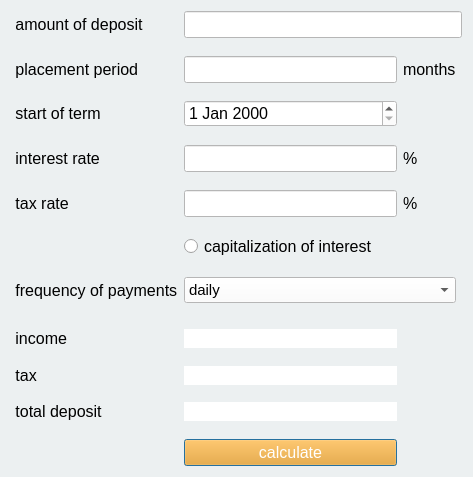
<?xml version="1.0" encoding="UTF-8"?>
<ui version="4.0">
 <class>DepositWindow</class>
 <widget class="QDialog" name="DepositWindow">
  <property name="geometry">
   <rect>
    <x>0</x>
    <y>0</y>
    <width>473</width>
    <height>477</height>
   </rect>
  </property>
  <property name="windowTitle">
   <string>Deposit calculator</string>
  </property>
  <property name="styleSheet">
   <string notr="true">QDialog{
	 background-color: rgb(236, 240, 241);
}</string>
  </property>
  <layout class="QGridLayout" name="gridLayout">
   <item row="11" column="1" colspan="2">
    <widget class="QRadioButton" name="caps_button">
     <property name="styleSheet">
      <string notr="true">QRadioButton {
  font-size: 16px;
  color: black;
}

</string>
     </property>
     <property name="text">
      <string>сapitalization of interest</string>
     </property>
    </widget>
   </item>
   <item row="4" column="1">
    <widget class="QDateEdit" name="input_date">
     <property name="styleSheet">
      <string notr="true">QDateEdit {
   color: black;
   font-size: 16px;
   background-color : white;
}
</string>
     </property>
    </widget>
   </item>
   <item row="2" column="0">
    <widget class="QLabel" name="result_show_2">
     <property name="font">
      <font>
       <pointsize>-1</pointsize>
       <bold>false</bold>
      </font>
     </property>
     <property name="layoutDirection">
      <enum>Qt::RightToLeft</enum>
     </property>
     <property name="styleSheet">
      <string notr="true">QLabel {
  font-size: 16px;
  color: black;
}

</string>
     </property>
     <property name="text">
      <string> placement period</string>
     </property>
    </widget>
   </item>
   <item row="2" column="1">
    <widget class="QLineEdit" name="period_input">
     <property name="font">
      <font>
       <pointsize>-1</pointsize>
       <bold>false</bold>
      </font>
     </property>
     <property name="styleSheet">
      <string notr="true">QLineEdit {
   color: black;
   font-size: 16px;
   background-color : white;
}
</string>
     </property>
     <property name="text">
      <string/>
     </property>
     <property name="placeholderText">
      <string/>
     </property>
    </widget>
   </item>
   <item row="10" column="1">
    <spacer name="verticalSpacer">
     <property name="orientation">
      <enum>Qt::Vertical</enum>
     </property>
     <property name="sizeHint" stdset="0">
      <size>
       <width>20</width>
       <height>40</height>
      </size>
     </property>
    </spacer>
   </item>
   <item row="17" column="0">
    <widget class="QLabel" name="result_show_14">
     <property name="font">
      <font>
       <pointsize>-1</pointsize>
       <bold>false</bold>
      </font>
     </property>
     <property name="layoutDirection">
      <enum>Qt::RightToLeft</enum>
     </property>
     <property name="styleSheet">
      <string notr="true">QLabel {
  font-size: 16px;
  color: black;
}

</string>
     </property>
     <property name="text">
      <string> tax</string>
     </property>
    </widget>
   </item>
   <item row="19" column="0">
    <widget class="QLabel" name="result_show_13">
     <property name="font">
      <font>
       <pointsize>-1</pointsize>
       <bold>false</bold>
      </font>
     </property>
     <property name="layoutDirection">
      <enum>Qt::RightToLeft</enum>
     </property>
     <property name="styleSheet">
      <string notr="true">QLabel {
  font-size: 16px;
  color: black;
}

</string>
     </property>
     <property name="text">
      <string> total deposit</string>
     </property>
    </widget>
   </item>
   <item row="9" column="0">
    <widget class="QLabel" name="result_show_4">
     <property name="font">
      <font>
       <pointsize>-1</pointsize>
       <bold>false</bold>
      </font>
     </property>
     <property name="layoutDirection">
      <enum>Qt::RightToLeft</enum>
     </property>
     <property name="styleSheet">
      <string notr="true">QLabel {
  font-size: 16px;
  color: black;
}

</string>
     </property>
     <property name="text">
      <string> tax rate</string>
     </property>
    </widget>
   </item>
   <item row="17" column="1">
    <widget class="QLabel" name="tax_show">
     <property name="font">
      <font>
       <pointsize>-1</pointsize>
       <bold>false</bold>
      </font>
     </property>
     <property name="styleSheet">
      <string notr="true">QLabel{   
  color: black;
   font-size: 16px;
   background-color : white;
}</string>
     </property>
     <property name="text">
      <string/>
     </property>
    </widget>
   </item>
   <item row="14" column="1">
    <spacer name="horizontalSpacer">
     <property name="orientation">
      <enum>Qt::Horizontal</enum>
     </property>
     <property name="sizeHint" stdset="0">
      <size>
       <width>40</width>
       <height>20</height>
      </size>
     </property>
    </spacer>
   </item>
   <item row="18" column="1">
    <spacer name="verticalSpacer_10">
     <property name="orientation">
      <enum>Qt::Vertical</enum>
     </property>
     <property name="sizeHint" stdset="0">
      <size>
       <width>20</width>
       <height>40</height>
      </size>
     </property>
    </spacer>
   </item>
   <item row="2" column="2">
    <widget class="QLabel" name="months">
     <property name="styleSheet">
      <string notr="true">QLabel {
  font-size: 16px;
  color: black;
}
</string>
     </property>
     <property name="text">
      <string>months</string>
     </property>
    </widget>
   </item>
   <item row="20" column="1">
    <spacer name="verticalSpacer_2">
     <property name="orientation">
      <enum>Qt::Vertical</enum>
     </property>
     <property name="sizeHint" stdset="0">
      <size>
       <width>20</width>
       <height>40</height>
      </size>
     </property>
    </spacer>
   </item>
   <item row="7" column="0">
    <widget class="QLabel" name="result_show_3">
     <property name="font">
      <font>
       <pointsize>-1</pointsize>
       <bold>false</bold>
      </font>
     </property>
     <property name="layoutDirection">
      <enum>Qt::RightToLeft</enum>
     </property>
     <property name="styleSheet">
      <string notr="true">QLabel {
  font-size: 16px;
  color: black;
}

</string>
     </property>
     <property name="text">
      <string> interest rate</string>
     </property>
    </widget>
   </item>
   <item row="13" column="1" colspan="2">
    <widget class="QComboBox" name="freq_of_pay">
     <property name="font">
      <font>
       <pointsize>-1</pointsize>
       <bold>false</bold>
      </font>
     </property>
     <property name="styleSheet">
      <string notr="true">QComboBox{
  color: black;
  font-size: 15px;
  background-color: white;
}
</string>
     </property>
     <item>
      <property name="text">
       <string>daily</string>
      </property>
     </item>
     <item>
      <property name="text">
       <string>monthly</string>
      </property>
     </item>
     <item>
      <property name="text">
       <string>quarterly</string>
      </property>
     </item>
     <item>
      <property name="text">
       <string>every six months</string>
      </property>
     </item>
     <item>
      <property name="text">
       <string>yearly</string>
      </property>
     </item>
     <item>
      <property name="text">
       <string>at the end of the period</string>
      </property>
     </item>
    </widget>
   </item>
   <item row="15" column="0">
    <widget class="QLabel" name="result_show_15">
     <property name="enabled">
      <bool>true</bool>
     </property>
     <property name="font">
      <font>
       <pointsize>-1</pointsize>
       <bold>false</bold>
      </font>
     </property>
     <property name="layoutDirection">
      <enum>Qt::RightToLeft</enum>
     </property>
     <property name="styleSheet">
      <string notr="true">QLabel {
  font-size: 16px;
  color: black;
}

</string>
     </property>
     <property name="text">
      <string> income</string>
     </property>
    </widget>
   </item>
   <item row="8" column="1">
    <spacer name="verticalSpacer_7">
     <property name="orientation">
      <enum>Qt::Vertical</enum>
     </property>
     <property name="sizeHint" stdset="0">
      <size>
       <width>20</width>
       <height>40</height>
      </size>
     </property>
    </spacer>
   </item>
   <item row="7" column="2">
    <widget class="QLabel" name="sign_2">
     <property name="font">
      <font>
       <pointsize>-1</pointsize>
       <bold>false</bold>
      </font>
     </property>
     <property name="layoutDirection">
      <enum>Qt::RightToLeft</enum>
     </property>
     <property name="styleSheet">
      <string notr="true">QLabel {
  font-size: 16px;
  color: black;
}

</string>
     </property>
     <property name="text">
      <string>%</string>
     </property>
    </widget>
   </item>
   <item row="7" column="1">
    <widget class="QLineEdit" name="interest_rate_input">
     <property name="font">
      <font>
       <pointsize>-1</pointsize>
       <bold>false</bold>
      </font>
     </property>
     <property name="styleSheet">
      <string notr="true">QLineEdit {
   color: black;
   font-size: 16px;
   background-color : white;
}
</string>
     </property>
     <property name="text">
      <string/>
     </property>
     <property name="placeholderText">
      <string/>
     </property>
    </widget>
   </item>
   <item row="6" column="1">
    <spacer name="verticalSpacer_6">
     <property name="orientation">
      <enum>Qt::Vertical</enum>
     </property>
     <property name="sizeHint" stdset="0">
      <size>
       <width>20</width>
       <height>40</height>
      </size>
     </property>
    </spacer>
   </item>
   <item row="9" column="2">
    <widget class="QLabel" name="sign">
     <property name="font">
      <font>
       <pointsize>-1</pointsize>
       <bold>false</bold>
      </font>
     </property>
     <property name="layoutDirection">
      <enum>Qt::RightToLeft</enum>
     </property>
     <property name="styleSheet">
      <string notr="true">QLabel {
  font-size: 16px;
  color: black;
}

</string>
     </property>
     <property name="text">
      <string>%</string>
     </property>
    </widget>
   </item>
   <item row="21" column="1">
    <widget class="QPushButton" name="pushButton_calculate">
     <property name="font">
      <font>
       <pointsize>-1</pointsize>
       <bold>false</bold>
      </font>
     </property>
     <property name="styleSheet">
      <string notr="true">QPushButton{
  font-size: 16px;
  color: white;
  background-color: rgb(255, 157, 3);
}
QPushButton::pressed{
  background-color: rgb(244, 129, 2);
}</string>
     </property>
     <property name="text">
      <string>calculate</string>
     </property>
    </widget>
   </item>
   <item row="13" column="0">
    <widget class="QLabel" name="result_show_9">
     <property name="enabled">
      <bool>true</bool>
     </property>
     <property name="font">
      <font>
       <pointsize>-1</pointsize>
       <bold>false</bold>
      </font>
     </property>
     <property name="layoutDirection">
      <enum>Qt::RightToLeft</enum>
     </property>
     <property name="styleSheet">
      <string notr="true">QLabel {
  font-size: 16px;
  color: black;
}

</string>
     </property>
     <property name="text">
      <string> frequency of payments</string>
     </property>
    </widget>
   </item>
   <item row="4" column="0">
    <widget class="QLabel" name="label">
     <property name="styleSheet">
      <string notr="true">QLabel {
  font-size: 16px;
  color: black;
}

</string>
     </property>
     <property name="text">
      <string> start of term</string>
     </property>
    </widget>
   </item>
   <item row="9" column="1">
    <widget class="QLineEdit" name="tax_rate_input">
     <property name="font">
      <font>
       <pointsize>-1</pointsize>
       <bold>false</bold>
      </font>
     </property>
     <property name="styleSheet">
      <string notr="true">QLineEdit {
   color: black;
   font-size: 16px;
   background-color : white;
}
</string>
     </property>
     <property name="text">
      <string/>
     </property>
     <property name="placeholderText">
      <string/>
     </property>
    </widget>
   </item>
   <item row="12" column="1">
    <spacer name="verticalSpacer_3">
     <property name="orientation">
      <enum>Qt::Vertical</enum>
     </property>
     <property name="sizeHint" stdset="0">
      <size>
       <width>20</width>
       <height>40</height>
      </size>
     </property>
    </spacer>
   </item>
   <item row="0" column="0">
    <widget class="QLabel" name="result_show">
     <property name="font">
      <font>
       <pointsize>-1</pointsize>
       <bold>false</bold>
      </font>
     </property>
     <property name="layoutDirection">
      <enum>Qt::RightToLeft</enum>
     </property>
     <property name="styleSheet">
      <string notr="true">QLabel {
  font-size: 16px;
  color: black;
}

</string>
     </property>
     <property name="text">
      <string> amount of deposit</string>
     </property>
    </widget>
   </item>
   <item row="19" column="1">
    <widget class="QLabel" name="total_deposit">
     <property name="font">
      <font>
       <pointsize>-1</pointsize>
       <bold>false</bold>
      </font>
     </property>
     <property name="styleSheet">
      <string notr="true">QLabel{   
  color: black;
   font-size: 16px;
   background-color : white;
}</string>
     </property>
     <property name="text">
      <string/>
     </property>
    </widget>
   </item>
   <item row="16" column="1">
    <spacer name="verticalSpacer_9">
     <property name="orientation">
      <enum>Qt::Vertical</enum>
     </property>
     <property name="sizeHint" stdset="0">
      <size>
       <width>20</width>
       <height>40</height>
      </size>
     </property>
    </spacer>
   </item>
   <item row="3" column="1">
    <spacer name="verticalSpacer_5">
     <property name="orientation">
      <enum>Qt::Vertical</enum>
     </property>
     <property name="sizeHint" stdset="0">
      <size>
       <width>20</width>
       <height>40</height>
      </size>
     </property>
    </spacer>
   </item>
   <item row="0" column="1" colspan="3">
    <widget class="QLineEdit" name="sum_input">
     <property name="font">
      <font>
       <pointsize>-1</pointsize>
       <bold>false</bold>
      </font>
     </property>
     <property name="styleSheet">
      <string notr="true">QLineEdit {
   color: black;
   font-size: 16px;
   background-color : white;
}
</string>
     </property>
     <property name="text">
      <string/>
     </property>
     <property name="placeholderText">
      <string/>
     </property>
    </widget>
   </item>
   <item row="15" column="1">
    <widget class="QLabel" name="income_show">
     <property name="font">
      <font>
       <pointsize>-1</pointsize>
       <bold>false</bold>
      </font>
     </property>
     <property name="styleSheet">
      <string notr="true">QLabel{   
  color: black;
   font-size: 16px;
   background-color : white;
}</string>
     </property>
     <property name="text">
      <string/>
     </property>
    </widget>
   </item>
   <item row="1" column="1">
    <spacer name="verticalSpacer_8">
     <property name="orientation">
      <enum>Qt::Vertical</enum>
     </property>
     <property name="sizeHint" stdset="0">
      <size>
       <width>20</width>
       <height>40</height>
      </size>
     </property>
    </spacer>
   </item>
  </layout>
 </widget>
 <resources/>
 <connections/>
</ui>
